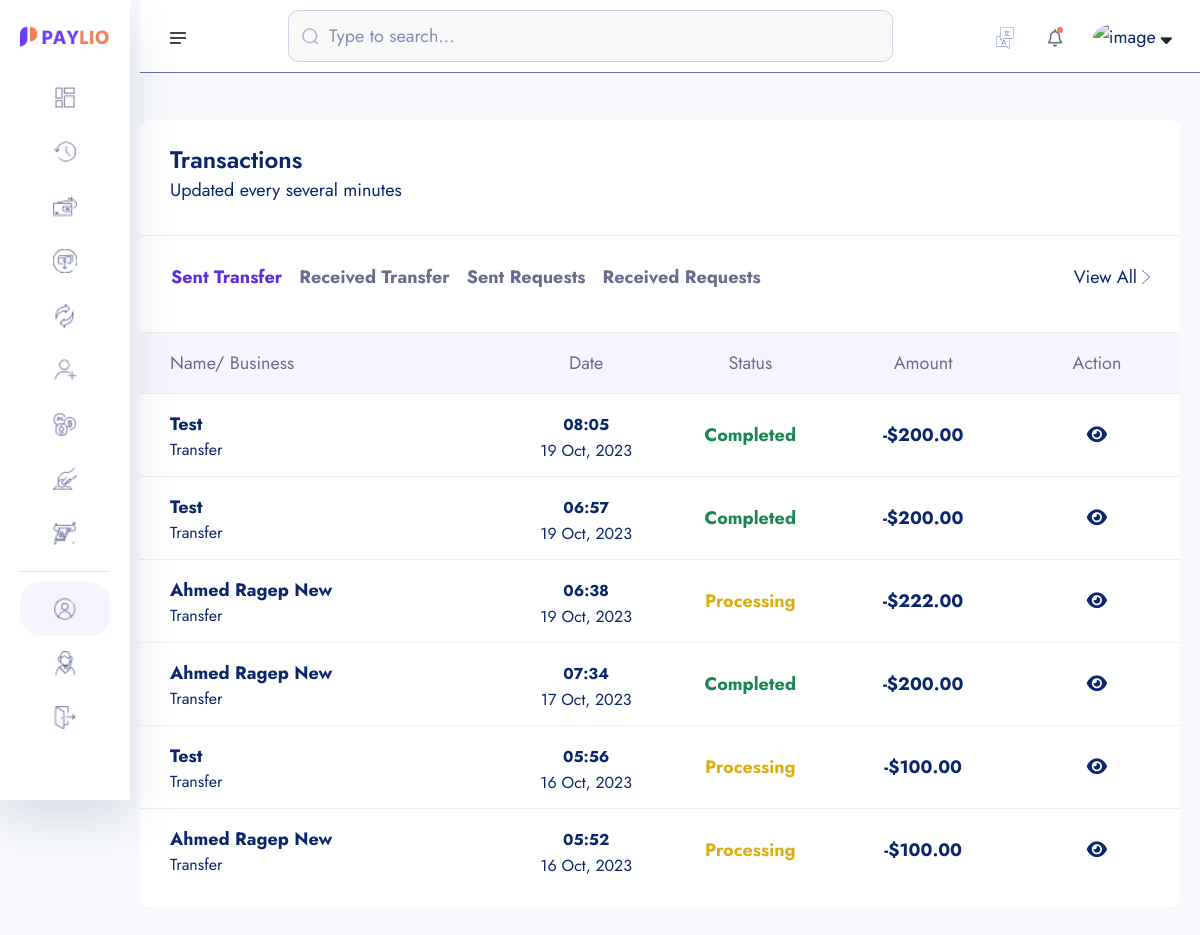
The page /transactions (signed in) on the database as committed earlier.
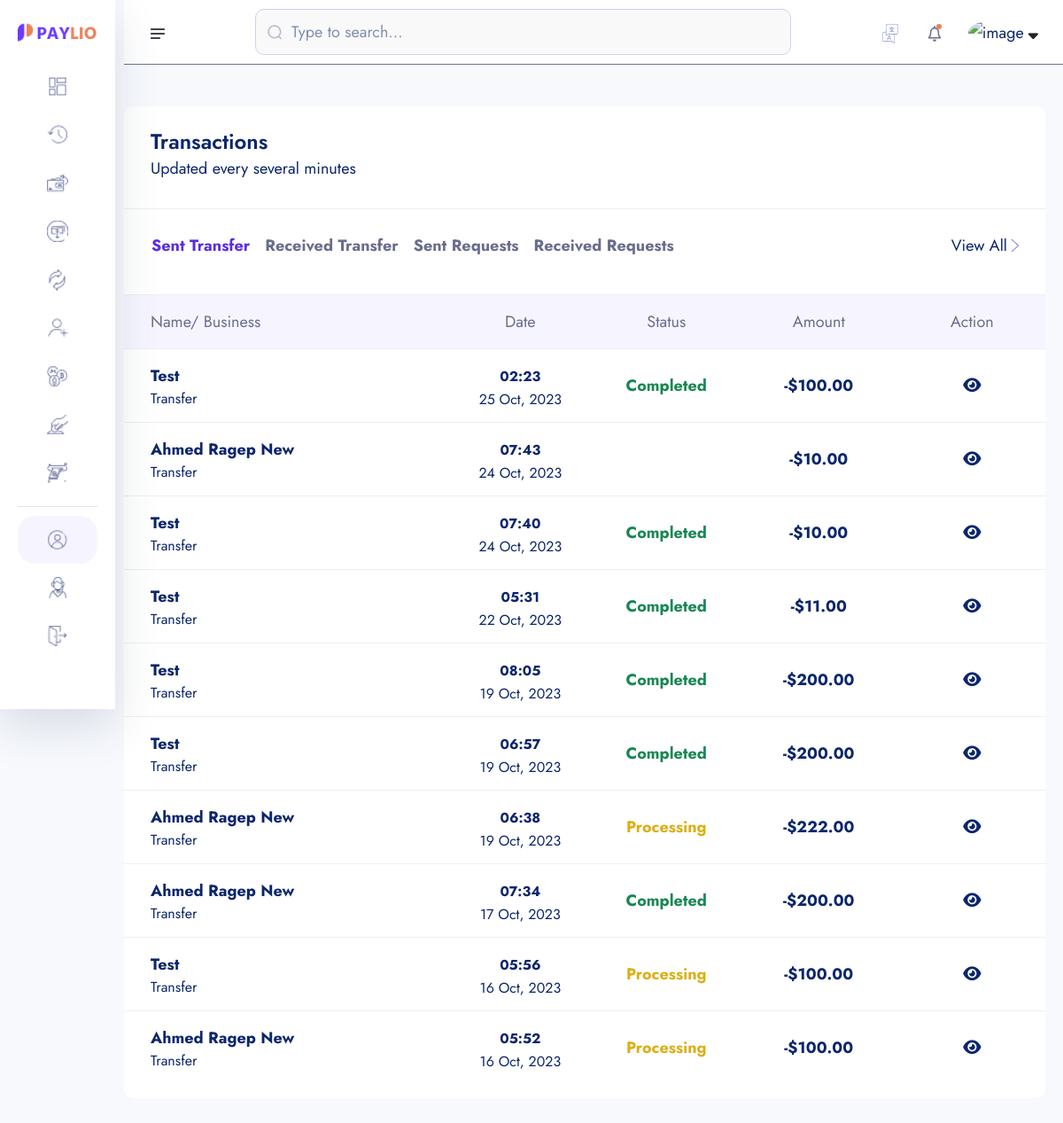
The same page on the database as committed later.
### core/models.py (models this page shows, shortened)
class Transaction(models.Model):
  transaction_id = ShortUUIDField(unique=True, length=15, max_length=20,prefix='TRN')
  user = models.ForeignKey(User, on_delete=models.SET_NULL, null=True, related_name="user")
  amount = models.DecimalField(max_digits=12, decimal_places=2,default=0.00)
  description = models.CharField(max_length=1000, blank=True, null=True)
  reciever = models.ForeignKey(User, on_delete=models.SET_NULL, null=True, related_name="reciever")
  sender = models.ForeignKey(User, on_delete=models.SET_NULL, null=True, related_name="sender")
  reciever_account = models.ForeignKey(Account, on_delete=models.SET_NULL, null=True, related_name="reciever_account")
  sender_account = models.ForeignKey(Account, on_delete=models.SET_NULL, null=True, related_name="sender_account")
  status = models.CharField(choices=TRANSACTION_STATUS, max_length=100, default="pending")
  transaction_type = models.CharField(choices=TRANSACTION_TYPE, max_length=100, default="none")
  date = models.DateTimeField(auto_now_add=True)
  updated = models.DateTimeField(auto_now_add=False, blank=True, null=True)

### userauths/models.py (models this page shows, shortened)
class User(AbstractUser):
  username = models.CharField(max_length=100)
  email = models.EmailField(unique=True)
  is_staff = models.BooleanField(default=False)
  is_superuser = models.BooleanField(default=False)
  USERNAME_FIELD = 'email'
  REQUIRED_FIELDS = ['username']

### account/models.py (models this page shows, shortened)
class KYC(models.Model):
  id = models.UUIDField(primary_key=True, unique=True, default=uuid.uuid4, editable=False)
  user = models.OneToOneField(User, on_delete=models.CASCADE)
  account = models.OneToOneField(Account, on_delete=models.CASCADE,blank=True, null=True)
  full_name = models.CharField(max_length=1000)
  image = models.ImageField(upload_to='kyc',default='default.jpg')
  marrital_status = models.CharField(choices=MARITAL_STATUS,max_length=40)
  gender = models.CharField(choices=GENDER,max_length=40)
  identity_type = models.CharField(choices=IDENTITY_TYPE,max_length=140)
  identity_image = models.ImageField(upload_to='kys', null=True,blank=True)
  date_of_birth = models.DateTimeField(auto_now_add=False)
  signature = models.ImageField(upload_to='kyc')
  country = models.CharField(max_length=100)
  state = models.CharField(max_length=100)
  city = models.CharField(max_length=100)
  mobile = models.CharField(max_length=1000)
  fax = models.CharField(max_length=1000)
  date = models.DateTimeField(auto_now_add=True)

### core/transaction.py (the view)
# urls.py: path('transactions', transaction_lists, name='transactions'),
@login_required
def transaction_lists(request):
  sender_transaction = Transaction.objects.filter(sender=request.user,transaction_type='transfer').order_by("-id")
  reciever_transaction = Transaction.objects.filter(reciever=request.user,transaction_type='transfer').order_by("-id")
  request_sender_transaction = Transaction.objects.filter(sender=request.user,transaction_type='request').order_by("-id")
  request_reciever_transaction = Transaction.objects.filter(reciever=request.user,transaction_type='request').order_by("-id")
  context={
    'sender_transaction':sender_transaction,
    'reciever_transaction':reciever_transaction,
    'request_sender_transaction':request_sender_transaction,
    'request_reciever_transaction':request_reciever_transaction,
  }
  return render(request, 'transaction/transaction-list.html',context)

### templates/transaction/transaction-list.html (shortened to what the changed rows need)
{% extends 'dashboard-base.html' %}
{% load static %}
{% load humanize %}
{% block content %}
    <section class="dashboard-section body-collapse">
        <div class="overlay pt-120">
            <div class="container-fruid">
                <div class="row">
                    <div class="col-xl-12 col-lg-12">
                        <div class="section-content">
                            <div class="transactions-area">
                                <div class="tab-content mt-40">
                                    <div class="tab-pane fade show active" id="latest" role="tabpanel" aria-labelledby="latest-tab">
                                        <div class="table-responsive">
                                            <table class="table">
                                                <thead>
                                                    <tr>
                                                        <th scope="col">Name/ Business</th>
                                                        <th scope="col">Date</th>
                                                        <th scope="col">Status</th>
                                                        <th scope="col">Amount</th>
                                                        <th scope="col">Action</th>
                                                    </tr>
                                                </thead>
                                                <tbody>
                                                    {% for s in sender_transaction %}
                                                      <tr data-bs-toggle="modal" data-bs-target="#transactionsMod">
                                                          <th scope="row">
                                                              <p>{{s.reciever.kyc.full_name|title}}</p>
                                                              <p class="mdr">{{s.transaction_type|title}}</p>
                                                          </th>
                                                          <td>
                                                              <p><small>{{s.date|date:"h:i"}}</small></p>
                                                              <p class="mdr">{{s.date|date:"d M, Y"}}</p>
                                                          </td>
                                                          <td>
                                                            {% if s.status == 'completed' %}
                                                              <p class="text-success">{{s.status|title}}</p>
                                                            {% endif %}
                                                            {% if s.status == 'processing' %}
                                                              <p class="inprogress">{{s.status|title}}</p>
                                                            {% endif %}
                                                          </td>
                                                          <td>
                                                              <p>-${{s.amount|intcomma}}</p>
                                                          </td>
                                                          <td>
                                                            <a href="{% url 'transaction-detail' s.transaction_id %}" class=""><i class="fas fa-eye"></i></a>
                                                          </td>
                                                      </tr>
                                                    {% endfor %}
                                                </tbody>
                                            </table>
                                        </div>
                                    </div>
                                </div>
                            </div>
                        </div>
                    </div>
                </div>
            </div>
        </div>
    </section>
{% endblock %}

Rows that differ between the two databases and show on the page:
added Transaction: reciever.kyc.full_name "Test", transaction_type "Transfer", date "02:23", date "25 Oct, 2023", status "Completed", amount "100.00"
now on this page (row edited): Transaction: reciever.kyc.full_name "Ahmed Ragep New", transaction_type "Transfer", date "07:43", date "24 Oct, 2023", amount "10.00"
now on this page (row edited): Transaction: reciever.kyc.full_name "Test", transaction_type "Transfer", date "07:40", date "24 Oct, 2023", status "Completed", amount "10.00"
now on this page (row edited): Transaction: reciever.kyc.full_name "Test", transaction_type "Transfer", date "05:31", date "22 Oct, 2023", status "Completed", amount "11.00"
